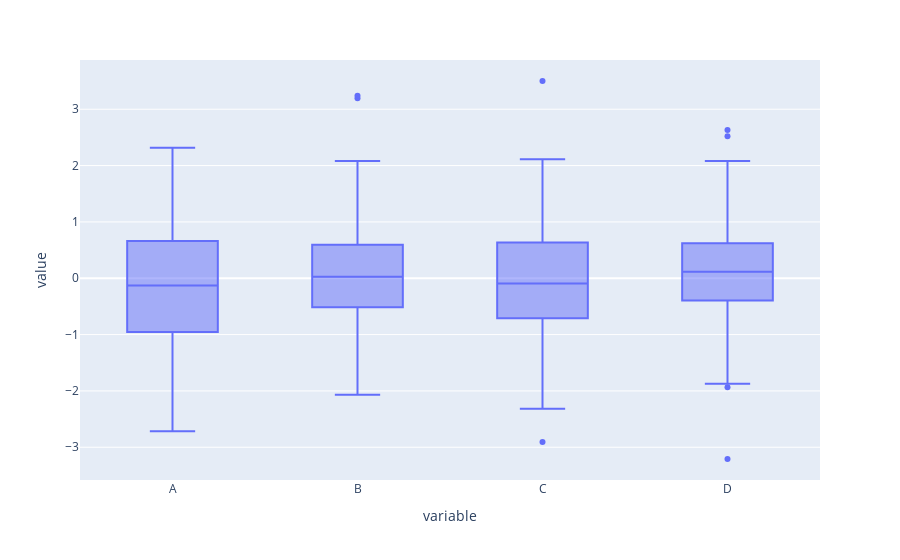

Source (notebook cell):
### Markdown cell above
## Boxplots

### Code cell
#df.iplot(kind='box')
fig = px.box(df)
fig.show()

### Figure 1 — Plotly figure (JSON) as saved in the notebook; plotly's stock layout.template omitted (floating-point values rounded to 4 significant figures; data arrays with more than 128 entries replaced by an {"elided": "..."} marker saying what was removed)
{"data": [{"alignmentgroup": "True", "hovertemplate": "variable=%{x}<br>value=%{y}<extra></extra>", "legendgroup": "", "marker": {"color": "#636efa"}, "name": "", "notched": false, "offsetgroup": "", "orientation": "v", "showlegend": false, "type": "box", "x": {"elided": "400 str values"}, "x0": " ", "xaxis": "x", "y": {"elided": "400 float values"}, "y0": " ", "yaxis": "y"}], "layout": {"boxmode": "group", "legend": {"tracegroupgap": 0}, "margin": {"t": 60}, "xaxis": {"anchor": "y", "domain": [0, 1], "title": {"text": "variable"}}, "yaxis": {"anchor": "x", "domain": [0, 1], "title": {"text": "value"}}}}
